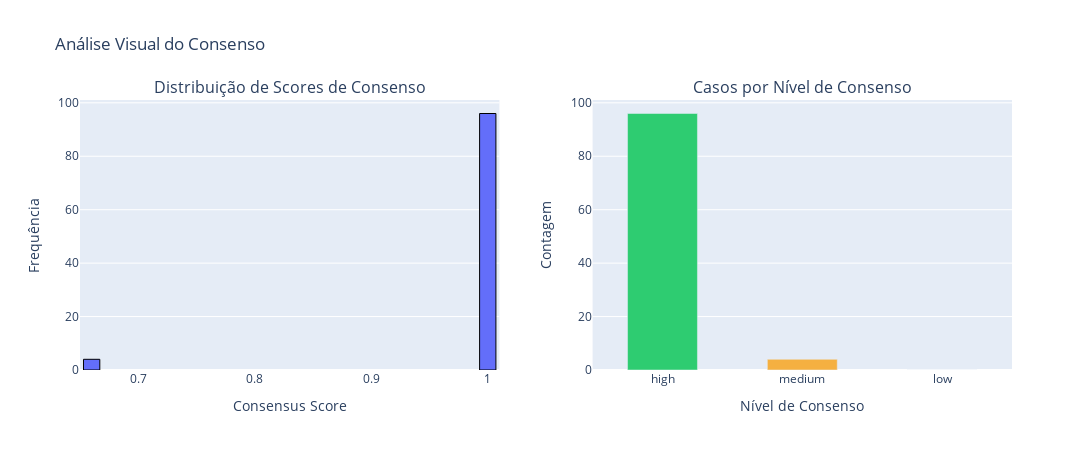

This figure's notebook cell:
### Code cell
visualizer.plot_score_and_levels(
    df_with_consensus=df_with_consensus,
    levels=levels
)

### Figure 1 — Plotly figure (JSON) as saved in the notebook; plotly's stock layout.template omitted (floating-point values rounded to 4 significant figures)
{"data": [{"marker": {"line": {"color": "black", "width": 1}}, "name": "Consensus Score", "nbinsx": 20, "type": "histogram", "x": [1, 1, 1, 1, 1, 0.6667, 1, 1, 1, 1, 1, 1, 1, 1, 1, 1, 1, 1, 1, 1, 1, 1, 1, 1, 1, 1, 1, 1, 0.6667, 1, 1, 1, 1, 1, 1, 1, 1, 1, 1, 1, 1, 1, 1, 1, 1, 1, 1, 1, 0.6667, 1, 1, 1, 1, 1, 1, 1, 1, 1, 1, 1, 1, 1, 1, 1, 1, 1, 1, 1, 1, 1, 1, 1, 1, 1, 1, 1, 1, 1, 1, 0.6667, 1, 1, 1, 1, 1, 1, 1, 1, 1, 1, 1, 1, 1, 1, 1, 1, 1, 1, 1, 1], "xaxis": "x", "yaxis": "y"}, {"marker": {"color": ["#2ECC71", "#F5B041", "#E74C3C"]}, "type": "bar", "width": 0.5, "x": ["high", "medium", "low"], "xaxis": "x2", "y": [96, 4, 0], "yaxis": "y2"}], "layout": {"annotations": [{"font": {"size": 16}, "showarrow": false, "text": "Distribuição de Scores de Consenso", "x": 0.225, "xanchor": "center", "xref": "paper", "y": 1, "yanchor": "bottom", "yref": "paper"}, {"font": {"size": 16}, "showarrow": false, "text": "Casos por Nível de Consenso", "x": 0.775, "xanchor": "center", "xref": "paper", "y": 1, "yanchor": "bottom", "yref": "paper"}], "bargap": 0.3, "height": 450, "showlegend": false, "title": {"text": "Análise Visual do Consenso"}, "width": 1100, "xaxis": {"anchor": "y", "domain": [0, 0.45], "title": {"text": "Consensus Score"}}, "xaxis2": {"anchor": "y2", "domain": [0.55, 1], "title": {"text": "Nível de Consenso"}}, "yaxis": {"anchor": "x", "domain": [0, 1], "title": {"text": "Frequência"}}, "yaxis2": {"anchor": "x2", "domain": [0, 1], "title": {"text": "Contagem"}}}}
